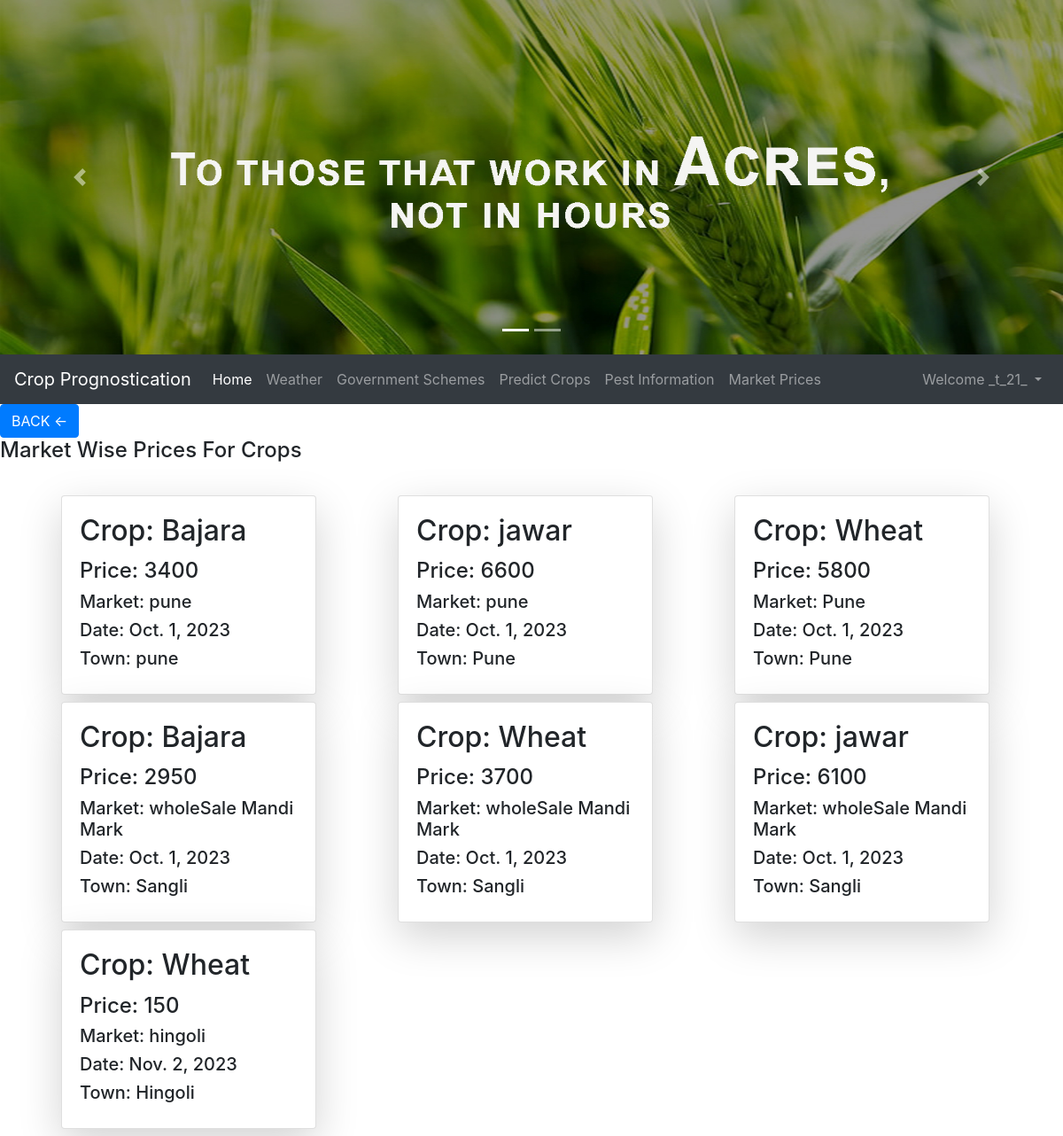
The app's page /marketforuser (signed in) with its own data.
### accounts/models.py (models this page shows, shortened)
class MarketPrices(models.Model):
    town=models.CharField(max_length=10)
    market=models.CharField(max_length=20)
    crop=models.CharField(max_length=20)
    date=models.DateField()
    price=models.IntegerField()

### accounts/views.py (the view)
# urls.py: path('marketforuser', views.marketforuser,name='marketforuser'),
def marketforuser(request):
    m_prices=MarketPrices.objects.values('town','crop','market','date','price')
    lis=[]
    for i in m_prices:
        print(i)
        lis.append(i)
    dic={'prices':lis}
    return render(request,'accounts/marketforuser.html',dic)

### accounts/templates/accounts/marketforuser.html (shortened to what this page needs)
{% extends 'accounts/FarmerPage.html' %}
{% block body %}
{% if prices %}
    <a href="predictMPG"><button class="btn btn-primary cart">BACK <-</button></a>
	<h4 class="card-title">Market Wise Prices For Crops</h4>
	<br>
         <div class="container">
             <div class="row ">
              {% for i in prices %}
                     <div class="col-sm-4">
                         <div class="card shadow-lg mb-2 bg-white rounded ml-4" style="width: 18rem;">
                             <div class="card-body">
                                 <h2 class="card-title">Crop: {{i.crop}}</h2>
                                 <h4>Price: {{i.price}}</h4>
                                 <h5>Market: {{i.market}}</h5>
                                 <h5>Date: {{i.date}}</h5>
                                 <h5>Town: {{i.town}}</h5>
                             </div>
                       </div>
                    </div>
               {% endfor %}
         </div>
    </div>
	{% endif %}
{% endblock %}

### accounts/templates/accounts/FarmerPage.html (shortened to what this page needs)
<!doctype html>
<html lang="en">
  <head>
    <link rel="stylesheet" href="https://stackpath.bootstrapcdn.com/bootstrap/4.5.0/css/bootstrap.min.css">
  </head>
  <body>
         <div id="carouselExampleIndicators" class="carousel slide" data-ride="carousel">
  <ol class="carousel-indicators">
    <li data-target="#carouselExampleIndicators" data-slide-to="0" class="active"></li>
    <li data-target="#carouselExampleIndicators" data-slide-to="2"></li>
  </ol>
  <div class="carousel-inner">
    {% load static %}
    <div class="carousel-item active">
      <img src="/media/homepage/farmer1.jpg" alt="..."   height="400" class="d-block w-100">
    </div>
  </div>
  <a class="carousel-control-prev" href="#carouselExampleIndicators" role="button" data-slide="prev">
    <span class="carousel-control-prev-icon" aria-hidden="true"></span>
  </a>
  <a class="carousel-control-next" href="#carouselExampleIndicators" role="button" data-slide="next">
    <span class="carousel-control-next-icon" aria-hidden="true"></span>
  </a>
</div>
    <nav class="navbar navbar-expand-lg navbar-dark bg-dark">
  <a class="navbar-brand" href="#">Crop Prognostication</a>
  <div class="collapse navbar-collapse" id="navbarSupportedContent">
    <ul class="navbar-nav mr-auto">
      <li class="nav-item active">
        <a class="nav-link" href="/Farmer">Home <span class="sr-only">(current)</span></a>
      </li>
        <li class="nav-item">
        <a class="nav-link" href="/Weather">Weather</a>
      </li>
         <li class="nav-item">
        <a class="nav-link" href="/govtschemes">Government Schemes</a>
      </li>
         <li class="nav-item">
        <a class="nav-link" href="/predictMPG">Predict Crops</a>
      </li>
       <li class="nav-item">
        <a class="nav-link" href="/pestinformation">Pest Information</a>
      </li>
      <li class="nav-item">
        <a class="nav-link" href="/marketforuser">Market Prices</a>
      </li>
    </ul>
       {% if user.is_authenticated %}
         <ul class="navbar-nav">
      <li class="nav-item dropdown">
        <a class="nav-link dropdown-toggle" href="#" id="navbarDropdown" role="button" data-toggle="dropdown" aria-haspopup="true" aria-expanded="false">
          Welcome {{request.user}}
        </a>
      </li>
      </ul>
    {% endif %}
  </div>
</nav>
    {% block body %} {% endblock %}
  </body>
</html>

### records on screen
MarketPrices: crop "Bajara", price "3400", market "pune", date "Oct. 1, 2023", town "pune"
MarketPrices: crop "jawar", price "6600", market "pune", date "Oct. 1, 2023", town "Pune"
MarketPrices: crop "Wheat", price "5800", market "Pune", date "Oct. 1, 2023", town "Pune"
MarketPrices: crop "Bajara", price "2950", market "wholeSale Mandi Mark", date "Oct. 1, 2023", town "Sangli"
MarketPrices: crop "Wheat", price "3700", market "wholeSale Mandi Mark", date "Oct. 1, 2023", town "Sangli"
MarketPrices: crop "jawar", price "6100", market "wholeSale Mandi Mark", date "Oct. 1, 2023", town "Sangli"
MarketPrices: crop "Wheat", price "150", market "hingoli", date "Nov. 2, 2023", town "Hingoli"

### other values on screen
{{ request.user }} "_t_21_"
